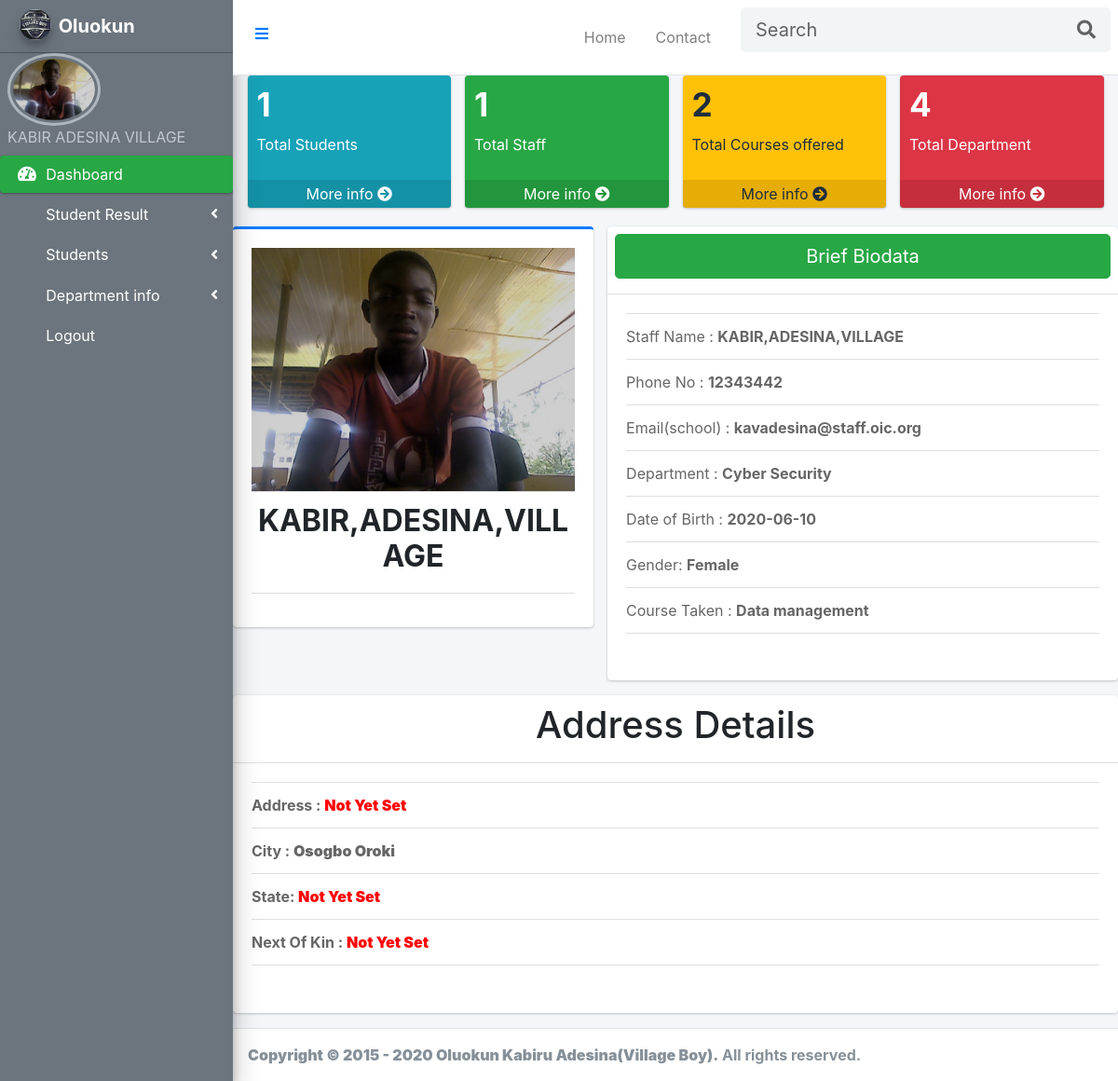
Screenshot of /staff/staffDetails.php?id=c4ca4238a0b923820dcc509a6f75849b (signed in) with the database file from the repository.
### tables this page shows
CREATE TABLE `staff` (
  `id` int(6) NOT NULL,
  `name` varchar(30) NOT NULL,
  `email` varchar(30) NOT NULL,
  `Phone_Number` varchar(50) NOT NULL,
  `password` varchar(50) NOT NULL,
  `CourseTaken` varchar(50) NOT NULL,
  `category` varchar(50) NOT NULL,
  `faculty` varchar(100) NOT NULL,
  `state` varchar(50) NOT NULL,
  `city` varchar(50) NOT NULL,
  `address` text NOT NULL,
  `gender` varchar(50) NOT NULL,
  `dob` varchar(50) NOT NULL,
  `profilePicture` text NOT NULL,
  `StaffId` varchar(50) NOT NULL,
  `reg_date` timestamp NOT NULL DEFAULT current_timestamp() ON UPDATE current_timestamp()
);

### staff/staffDetails.php (the view, shortened to what this page needs)
<?php
     if(isset($_SESSION['staffLogin'])){
    include('header.php');
    include("../includes/connection.php");
    $id = $_GET['id'];
    $stmt = "SELECT* FROM staff WHERE StaffId = '$id'";
    $qe = mysqli_query($conn, $stmt);
    $staffs = mysqli_fetch_array($qe);
    ?>
<!DOCTYPE html>
<html lang="en">
<head>
    <link rel="stylesheet" href=>
</head>
<?php
    include('sidebar.php');
    ?>
<body>
<div class="content-wrapper">
    <section class="content">
      <div class="container-fluid">
        <div class="row">
          <div class="col-lg-3 col-6">
            <div class="small-box bg-info">
            <?php
              $students = mysqli_query($conn, "SELECT COUNT(id) AS totalStudent FROM student WHERE Department ='$dept' ");
              $TotalStudent = mysqli_fetch_array($students);
              ?>
              <div class="inner">
                <h3><?php echo htmlentities($TotalStudent['totalStudent']);?></h3>
                <p>Total Students</p>
              </div>
              <a href="manageStudent.php" class="small-box-footer">More info <i class="fas fa-arrow-circle-right"></i></a>
            </div>
          </div>
          <div class="col-lg-3 col-6">
            <div class="small-box bg-success">
              <?php
              $staff = mysqli_query($conn, "SELECT COUNT(id) AS totalStaff FROM staff WHERE category = '$dept' ");
              $TotalStaff = mysqli_fetch_array($staff);
              ?>
              <div class="inner">
                <h3><?php echo htmlentities($TotalStaff['totalStaff']);?></h3>
                <p>Total Staff</p>
              </div>
              <a href="manageStaff.php" class="small-box-footer">More info <i class="fas fa-arrow-circle-right"></i></a>
            </div>
          </div>
          <div class="col-lg-3 col-6">
            <div class="small-box bg-warning">
            <?php
              $course = mysqli_query($conn, "SELECT COUNT(id) AS totalCourses FROM courses WHERE CourseCategory ='$dept' ");
              $TotalCourse = mysqli_fetch_array($course);
              ?>
              <div class="inner">
                <h3><?php echo htmlentities($TotalCourse['totalCourses']);?></h3>
                <p>Total Courses offered</p>
              </div>
              <a href="manageCourse.php" class="small-box-footer">More info <i class="fas fa-arrow-circle-right"></i></a>
            </div>
          </div>
          <div class="col-lg-3 col-6">
            <div class="small-box bg-danger">
            <?php
              $depttment = mysqli_query($conn, "SELECT COUNT(id) AS totaldepartment FROM department");
              $Totaldepartment = mysqli_fetch_array($depttment);
              ?>
              <div class="inner">
                <h3><?php echo htmlentities($Totaldepartment['totaldepartment']);?></h3>
                <p>Total Department</p>
              </div>
              <a href="#" class="small-box-footer">More info <i class="fas fa-arrow-circle-right"></i></a>
            </div>
          </div>
        </div>
      </div>
    </section>
    <div class="row">
          <div class="col-md-5">
            <div class="card card-primary card-outline">
              <div class="card-body box-profile">
                <div class="text-center">
                  <img class="img-fluid card-img"
                       src="../staff/<?php
                        if(!empty($staffs['profilePicture'])){
                            echo htmlentities($staffs['profilePicture']);
                        }else{
                            echo "../image/login.png";
                        }
                       ?>"
                       alt="User profile picture">
                </div>
                <ul class="list-group list-group-unbordered mb-3">
                          <li class="list-group-item text-center"><h2><b><?php echo strtoupper($staffs['name'])?></b></h2></li>
                      </ul>
              </div>
            </div>
        </div>
          <div class="col-md-7">
            <div class="card">
              <div class="card-header p-2">
                  <h1 class="text-center btn btn-success btn-lg btn-block"> Brief Biodata</h1>
              </div>
              <div class="card-body">
                <div class="tab-content">
                  <div class="active tab-pane" id="activity">
                    <div class="post">
                      <div class="user-block">
                          <ul class="list-group list-group-unbordered mb-3">
                          <li class="list-group-item">Staff Name : <b><?php echo strtoupper($staffs['name'])?></b></li>
                          <li class="list-group-item">Phone No : <b><?php echo ($staffs['Phone_Number'])?></b></li>
                          <li class="list-group-item">Email(school) : <b><?php echo ($staffs['email'])?></b></li>
                          <li class="list-group-item">Department : <b><?php
                        if(!empty($staffs['category'])){
                            echo htmlentities($staffs['category']);
                        }else{
                            echo "<span style ='color:red'>Not Yet Set</span>";
                        }
                       ?></b></li>
                          <li class="list-group-item">Date of Birth : <b><?php
                        if(!empty($staffs['dob'])){
                            echo htmlentities($staffs['dob']);
                        }else{
                            echo "<span style ='color:red'>Not Yet Set</span>";
                        }
                       ?></b></li>
                       <li class="list-group-item">Gender: <b><?php
                        if(!empty($staffs['gender'])){
                            echo htmlentities($staffs['gender']);
                        }else{
                            echo "<span style ='color:red'>Not Yet Set</span>";
                        }
                       ?></b></li>
                          <li class="list-group-item">Course Taken : <b><?php
                        if(!empty($staffs['CourseTaken'])){
                            echo htmlentities($staffs['CourseTaken']);
                        }else{
                            echo "<span style ='color:red'>Not Yet Set</span>";
                        }
                        ?></li>
                          </ul>
                      </div>
                   </div>
                  </div>
                </div>
              </div>
            </div>
          </div>
        </div>
        <div class="card">
              <div class="card-header p-2">
                           <h1 class="text-center">Address Details</h1>
              </div>
              <div class="card-body">
                <div class="tab-content">
                  <div class="active tab-pane" id="activity">
                    <div class="post">
                      <div class="user-block">
                          <ul class="list-group list-group-unbordered mb-3">
                            <li class="list-group-item">Address : <b><?php
                                if(!empty($staffs['Address'])){
                                    echo htmlentities($staffs['Address']);
                                }else{
                                    echo "<span style ='color:red'>Not Yet Set</span>";
                                }
                               ?></b></li>
                                  <li class="list-group-item">City : <b><?php
                                if(!empty($staffs['city'])){
                                    echo htmlentities($staffs['city']);
                                }else{
                                    echo "<span style ='color:red'>Not Yet Set</span>";
                                }
                               ?></b></li>
                                  <li class="list-group-item">State: <b><?php
                                if(!empty($staffs['state'])){
                                    echo htmlentities($staffs['state']);
                                }else{
                                    echo "<span style ='color:red'>Not Yet Set</span>";
                                }
                               ?></b></li>
                                  <li class="list-group-item">Next Of Kin : <b><?php
                                if(!empty($staffs['NextOfKin'])){
                                    echo htmlentities($staffs['NextOfKin']);
                                }else{
                                    echo "<span style ='color:red'>Not Yet Set</span>";
                                }
                               ?></b></li>
                          </ul>
                      </div>
                   </div>
                  </div>
                </div>
              </div>
            </div>
      </div>
<?php include('footer.php'); ?>
</body>
</html>
<?php
    }
    else{
        header('location:../index.php');
    }
    ?>

### staff/sidebar.php (shortened to what this page needs)
<?php
  if(isset($_SESSION['staffLogin'])){
    include("../includes/connection.php");
    $user =$_SESSION['staffLogin'];
    $stmt = "SELECT* FROM staff WHERE email = '$user'|| Phone_Number = '$user'";
    $qe = mysqli_query($conn, $stmt);
    $staff = mysqli_fetch_array($qe);
    $staf = explode(",", $staff['name']);
    $name =strtoupper($staf[0]." ".$staf[1]." ".$staf[2]);
?>
<aside class="main-sidebar bg-muted  sidebar-dark-success elevation-4  bg-secondary"  style="position:fixed; top: 0px; left: 0px; z-index: 1;">
    <a href="../index.php" class="brand-link">
      <img src="../image/village boy logo.jpg" alt="<?php $name ?>" class="brand-image img-circle elevation-3"
           style="opacity: .8">
      <span class="brand-text font-weight-bold">Oluokun</span>
    </a>
    <div class="sidebar">
      <img class="profile-user-img img-fluid img-circle"
                     src= "../staff/<?php
                      if(!empty($staff['profilePicture'])){
                          echo htmlentities($staff['profilePicture']);
                      }else{
                          echo "<span style ='color:red'>Not Yet Set</span>";
                      }
                     ?>"
                     alt="User profile picture">
        <div class="info">
          <a href="index.php" class="d-block"><?php echo $name;?> </a>
        </div>
      </div>
      <nav class="mt-2">
        <ul class="nav nav-pills nav-sidebar flex-column" data-widget="treeview" role="menu" data-accordion="false">
          <li class="nav-item has-treeview menu-open">
            <a href="index.php" class="nav-link active">
              <i class="nav-icon fas fa-tachometer-alt"></i>
              <p>
                Dashboard
              </p>
            </a>
          </li>
            <li class="nav-item has-treeview">
              <a href="#" class="nav-link">
                <i class="nav-icon fa fa-lock"></i>
                <p>
                  Student Result
                  <i class="fas fa-angle-left right"></i>
                </p>
              </a>
            </li>
          <li class="nav-item has-treeview">
          <a href="#" class="nav-link">
            <i class="nav-icon fa fa-registered"></i>
            <p>
              Students
              <i class="fas fa-angle-left right"></i>
            </p>
          </a>
        </li>
        <li class="nav-item has-treeview">
          <a href="#" class="nav-link">
            <i class="nav-icon fa fa-registered"></i>
            <p>
              Department info
              <i class="fas fa-angle-left right"></i>
            </p>
          </a>
        </li>
          <li class="nav-item">
                <a href="Logout.php" class="nav-link">
                  <i class="far fa-circle nav-icon"></i>
                  <p>Logout</p>
                </a>
              </li>
        </ul>
      </nav>
  </aside>
  <?php
  }
  ?>

### css/style.css (style rules this page uses)
aside { position: fixed; z-index: 1; top: 0; left: 0; }
nav ul li a.nav-link p { text-decoration: none; color: white; }

### rows the page displays
staff: profilePicture (picture), name "KABIR ADESINA VILLAGE", name "KABIR,ADESINA,VILLAGE", Phone_Number "12343442", email "kavadesina@staff.oic.org", category "Cyber Security", dob "2020-06-10", gender "Female", CourseTaken "Data management", city "Osogbo Oroki"

### other values shown
$TotalStudent['totalStudent'] "1"
$TotalStaff['totalStaff'] "1"
$TotalCourse['totalCourses'] "2"
$Totaldepartment['totaldepartment'] "4"
Date('Y') "2020"
